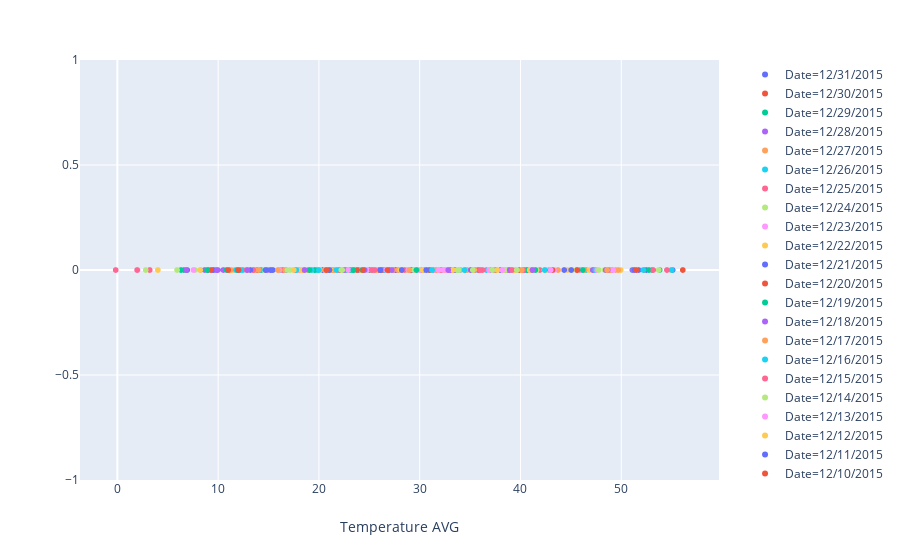

The notebook cell this image was saved under:
### Code cell
import plotly.express as px

fig = px.scatter(weather, x="Temperature AVG",color="Date",
           color_continuous_scale=px.colors.sequential.Viridis, render_mode="webgl")
fig.show()
